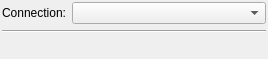
<?xml version="1.0" encoding="UTF-8"?>
<ui version="4.0">
 <class>ConnectionOptionsWidgetClass</class>
 <widget class="QWidget" name="ConnectionOptionsWidgetClass">
  <property name="geometry">
   <rect>
    <x>0</x>
    <y>0</y>
    <width>268</width>
    <height>59</height>
   </rect>
  </property>
  <property name="sizePolicy">
   <sizepolicy hsizetype="Expanding" vsizetype="Maximum">
    <horstretch>0</horstretch>
    <verstretch>0</verstretch>
   </sizepolicy>
  </property>
  <layout class="QVBoxLayout" name="verticalLayout">
   <property name="spacing">
    <number>2</number>
   </property>
   <property name="leftMargin">
    <number>2</number>
   </property>
   <property name="topMargin">
    <number>2</number>
   </property>
   <property name="rightMargin">
    <number>2</number>
   </property>
   <property name="bottomMargin">
    <number>2</number>
   </property>
   <item>
    <widget class="QWidget" name="wdtSelectConnection" native="true">
     <layout class="QVBoxLayout">
      <property name="leftMargin">
       <number>0</number>
      </property>
      <property name="topMargin">
       <number>0</number>
      </property>
      <property name="rightMargin">
       <number>0</number>
      </property>
      <property name="bottomMargin">
       <number>0</number>
      </property>
      <item>
       <layout class="QHBoxLayout" name="hblSelectConnectionLayout">
        <item>
         <widget class="QLabel" name="lblConnection">
          <property name="text">
           <string>Connection:</string>
          </property>
          <property name="textFormat">
           <enum>Qt::PlainText</enum>
          </property>
          <property name="buddy">
           <cstring>cmbConnections</cstring>
          </property>
         </widget>
        </item>
        <item>
         <widget class="QComboBox" name="cmbConnections">
          <property name="sizePolicy">
           <sizepolicy hsizetype="Expanding" vsizetype="Preferred">
            <horstretch>0</horstretch>
            <verstretch>0</verstretch>
           </sizepolicy>
          </property>
         </widget>
        </item>
       </layout>
      </item>
      <item>
       <widget class="Line" name="frmHorizontalLine">
        <property name="sizePolicy">
         <sizepolicy hsizetype="MinimumExpanding" vsizetype="Fixed">
          <horstretch>0</horstretch>
          <verstretch>0</verstretch>
         </sizepolicy>
        </property>
        <property name="orientation">
         <enum>Qt::Horizontal</enum>
        </property>
       </widget>
      </item>
     </layout>
    </widget>
   </item>
   <item>
    <widget class="QWidget" name="wdtConnectionSettings" native="true">
     <property name="sizePolicy">
      <sizepolicy hsizetype="Expanding" vsizetype="Preferred">
       <horstretch>0</horstretch>
       <verstretch>0</verstretch>
      </sizepolicy>
     </property>
    </widget>
   </item>
  </layout>
 </widget>
 <layoutdefault spacing="6" margin="11"/>
 <tabstops>
  <tabstop>cmbConnections</tabstop>
 </tabstops>
 <resources/>
 <connections/>
</ui>
